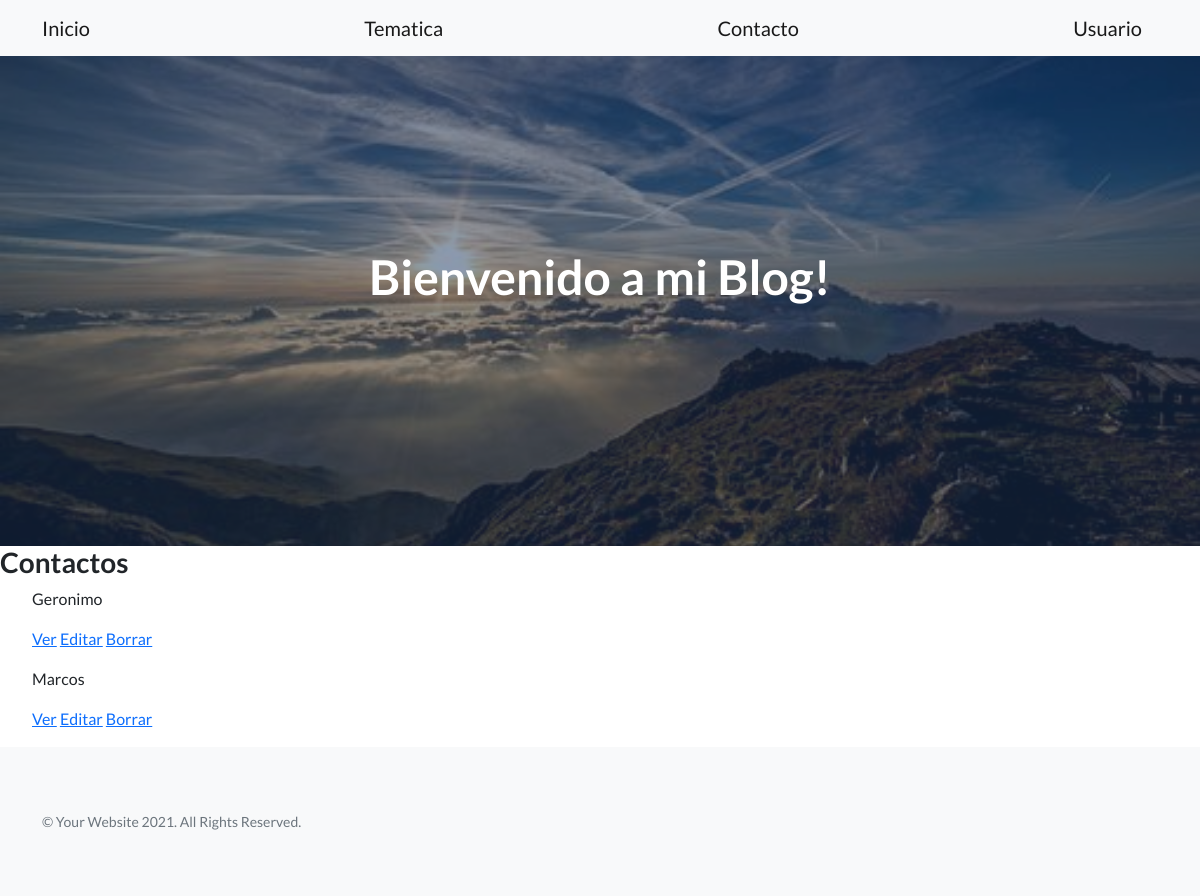
Page /AppFogliatti/contacto/list/ on the earlier database version.
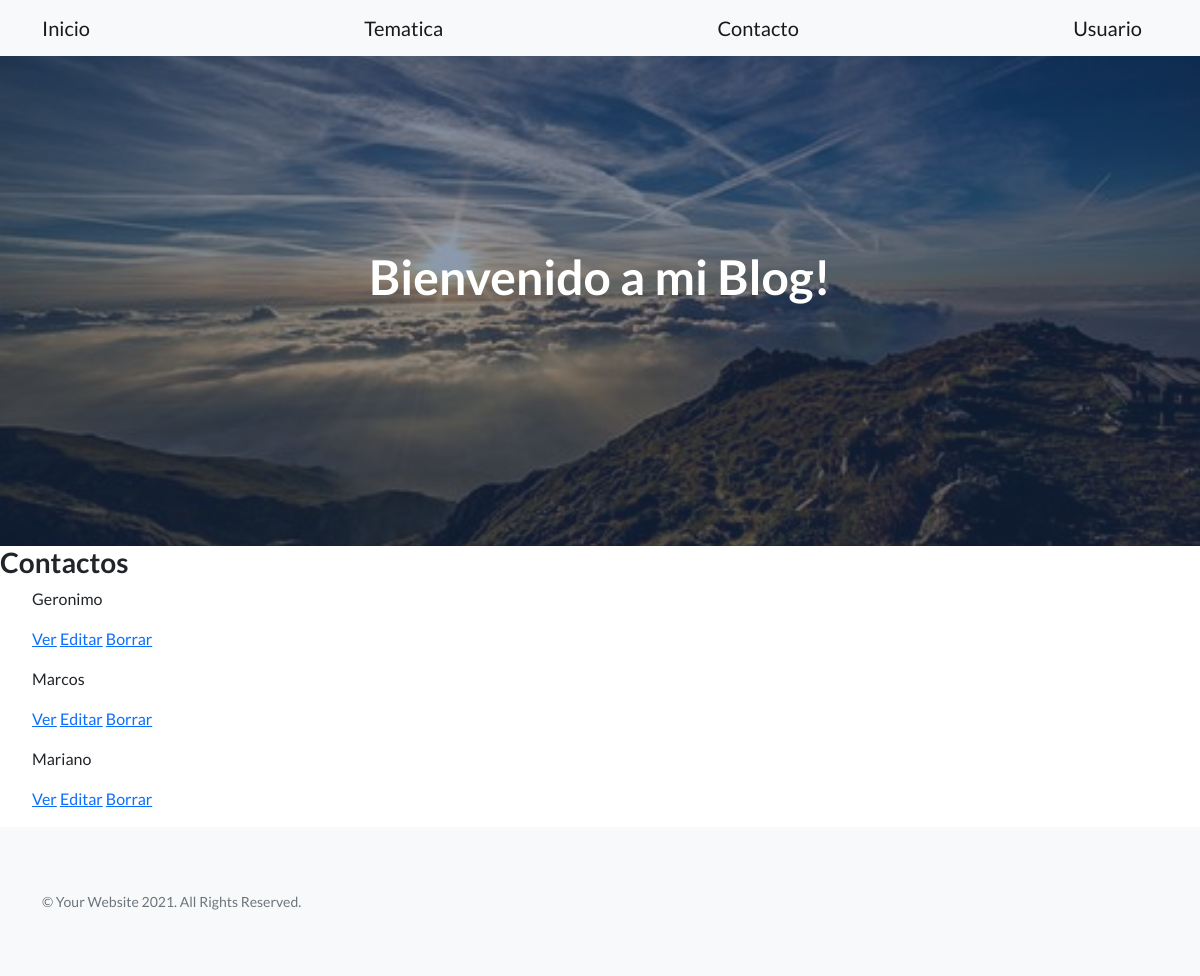
Same page on the later database version.
### AppFogliatti/models.py (models this page shows)
class Contacto(models.Model):
    nombre=models.CharField(max_length=40)
    correo=models.CharField(max_length=50)
    descripcion=models.CharField(max_length=300)

### AppFogliatti/views.py (the view)
# urls.py: path('contacto/list/', views.Contactolist.as_view(),name='ListContacto'),
class Contactolist(ListView):
    model = Contacto
    template = "AppFogliatti/contacto_list.html"

### AppFogliatti/templates/AppFogliatti/contacto_list.html (shortened to what this page needs)
{% extends "AppFogliatti/padre.html" %}
{% load static %}
{% block contenidoQueCambia %}
<h3>Contactos</h3>
    <ul>
        {% for contacto in object_list%}
            <p>{{contacto.nombre}}</p>
                <a href="{%url 'DetailContacto' contacto.id %}">Ver</a>
                <a href="{%url 'EditContacto' contacto.id %}">Editar</a>
                <a href="{%url 'DeleteContacto' contacto.id %}">Borrar</a>
        {%endfor%}
    </ul>
{% endblock %}

Differences in the rows shown:
added Contacto: nombre "Mariano"
